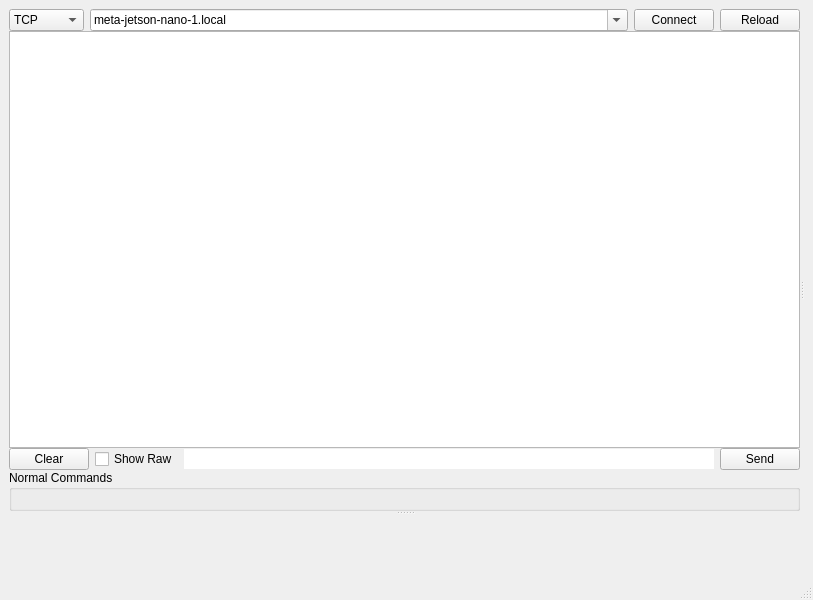
<?xml version="1.0" encoding="UTF-8"?>
<ui version="4.0">
 <class>MainWindow</class>
 <widget class="QMainWindow" name="MainWindow">
  <property name="geometry">
   <rect>
    <x>0</x>
    <y>0</y>
    <width>813</width>
    <height>600</height>
   </rect>
  </property>
  <property name="windowTitle">
   <string>MainWindow</string>
  </property>
  <widget class="QWidget" name="centralwidget">
   <layout class="QGridLayout" name="gridLayout">
    <item row="0" column="1">
     <widget class="QSplitter" name="h_splitter">
      <property name="orientation">
       <enum>Qt::Horizontal</enum>
      </property>
      <widget class="QWidget" name="left_container" native="true">
       <layout class="QGridLayout" name="gridLayout_2">
        <property name="leftMargin">
         <number>0</number>
        </property>
        <property name="topMargin">
         <number>0</number>
        </property>
        <property name="rightMargin">
         <number>0</number>
        </property>
        <property name="bottomMargin">
         <number>0</number>
        </property>
        <item row="0" column="0">
         <widget class="QSplitter" name="v_splitter">
          <property name="orientation">
           <enum>Qt::Vertical</enum>
          </property>
          <widget class="QWidget" name="terminal_container" native="true">
           <layout class="QVBoxLayout" name="verticalLayout_2">
            <property name="spacing">
             <number>0</number>
            </property>
            <property name="leftMargin">
             <number>0</number>
            </property>
            <property name="topMargin">
             <number>0</number>
            </property>
            <property name="rightMargin">
             <number>0</number>
            </property>
            <item>
             <widget class="QWidget" name="widget" native="true">
              <property name="sizePolicy">
               <sizepolicy hsizetype="Preferred" vsizetype="Minimum">
                <horstretch>0</horstretch>
                <verstretch>0</verstretch>
               </sizepolicy>
              </property>
              <layout class="QHBoxLayout" name="horizontalLayout_2">
               <property name="leftMargin">
                <number>0</number>
               </property>
               <property name="topMargin">
                <number>0</number>
               </property>
               <property name="rightMargin">
                <number>0</number>
               </property>
               <property name="bottomMargin">
                <number>0</number>
               </property>
               <item>
                <widget class="QComboBox" name="connection_type_combo">
                 <property name="sizePolicy">
                  <sizepolicy hsizetype="Maximum" vsizetype="Fixed">
                   <horstretch>0</horstretch>
                   <verstretch>0</verstretch>
                  </sizepolicy>
                 </property>
                 <property name="minimumSize">
                  <size>
                   <width>75</width>
                   <height>0</height>
                  </size>
                 </property>
                 <property name="currentText">
                  <string>TCP</string>
                 </property>
                 <item>
                  <property name="text">
                   <string>TCP</string>
                  </property>
                 </item>
                 <item>
                  <property name="text">
                   <string>Serial</string>
                  </property>
                 </item>
                </widget>
               </item>
               <item>
                <widget class="QComboBox" name="connection_addr_combo">
                 <property name="sizePolicy">
                  <sizepolicy hsizetype="Expanding" vsizetype="Fixed">
                   <horstretch>0</horstretch>
                   <verstretch>0</verstretch>
                  </sizepolicy>
                 </property>
                 <property name="minimumSize">
                  <size>
                   <width>250</width>
                   <height>0</height>
                  </size>
                 </property>
                 <property name="editable">
                  <bool>true</bool>
                 </property>
                 <property name="frame">
                  <bool>true</bool>
                 </property>
                 <item>
                  <property name="text">
                   <string>meta-jetson-nano-1.local</string>
                  </property>
                 </item>
                 <item>
                  <property name="text">
                   <string>meta-jetson-nano-2.local</string>
                  </property>
                 </item>
                 <item>
                  <property name="text">
                   <string>meta-jetson-nano-3.local</string>
                  </property>
                 </item>
                </widget>
               </item>
               <item>
                <widget class="QPushButton" name="connect_button">
                 <property name="sizePolicy">
                  <sizepolicy hsizetype="Maximum" vsizetype="Fixed">
                   <horstretch>0</horstretch>
                   <verstretch>0</verstretch>
                  </sizepolicy>
                 </property>
                 <property name="text">
                  <string>Connect</string>
                 </property>
                </widget>
               </item>
               <item>
                <widget class="QPushButton" name="reload_button">
                 <property name="sizePolicy">
                  <sizepolicy hsizetype="Maximum" vsizetype="Fixed">
                   <horstretch>0</horstretch>
                   <verstretch>0</verstretch>
                  </sizepolicy>
                 </property>
                 <property name="text">
                  <string>Reload</string>
                 </property>
                </widget>
               </item>
              </layout>
             </widget>
            </item>
            <item>
             <widget class="QTextEdit" name="terminal_edit"/>
            </item>
            <item>
             <widget class="QWidget" name="widget_2" native="true">
              <layout class="QHBoxLayout" name="horizontalLayout_3">
               <property name="leftMargin">
                <number>0</number>
               </property>
               <property name="topMargin">
                <number>0</number>
               </property>
               <property name="rightMargin">
                <number>0</number>
               </property>
               <property name="bottomMargin">
                <number>0</number>
               </property>
               <item>
                <widget class="QPushButton" name="clear_terminal_button">
                 <property name="sizePolicy">
                  <sizepolicy hsizetype="Maximum" vsizetype="Fixed">
                   <horstretch>0</horstretch>
                   <verstretch>0</verstretch>
                  </sizepolicy>
                 </property>
                 <property name="text">
                  <string>Clear</string>
                 </property>
                </widget>
               </item>
               <item>
                <widget class="QCheckBox" name="show_raw_check">
                 <property name="sizePolicy">
                  <sizepolicy hsizetype="Maximum" vsizetype="Fixed">
                   <horstretch>0</horstretch>
                   <verstretch>0</verstretch>
                  </sizepolicy>
                 </property>
                 <property name="text">
                  <string>Show Raw</string>
                 </property>
                </widget>
               </item>
               <item>
                <widget class="QLineEdit" name="command_edit">
                 <property name="frame">
                  <bool>false</bool>
                 </property>
                </widget>
               </item>
               <item>
                <widget class="QPushButton" name="send_command_button">
                 <property name="sizePolicy">
                  <sizepolicy hsizetype="Maximum" vsizetype="Fixed">
                   <horstretch>0</horstretch>
                   <verstretch>0</verstretch>
                  </sizepolicy>
                 </property>
                 <property name="text">
                  <string>Send</string>
                 </property>
                </widget>
               </item>
              </layout>
             </widget>
            </item>
            <item>
             <widget class="QGroupBox" name="normal_commands_group">
              <property name="title">
               <string>Normal Commands</string>
              </property>
              <layout class="QHBoxLayout" name="normal_commands_group_layout"/>
             </widget>
            </item>
           </layout>
          </widget>
          <widget class="QWidget" name="control_panel_container" native="true">
           <property name="sizePolicy">
            <sizepolicy hsizetype="Preferred" vsizetype="Expanding">
             <horstretch>0</horstretch>
             <verstretch>0</verstretch>
            </sizepolicy>
           </property>
          </widget>
         </widget>
        </item>
       </layout>
      </widget>
      <widget class="QWidget" name="right_container" native="true">
       <layout class="QVBoxLayout" name="verticalLayout">
        <property name="leftMargin">
         <number>0</number>
        </property>
        <property name="topMargin">
         <number>0</number>
        </property>
        <property name="rightMargin">
         <number>0</number>
        </property>
        <property name="bottomMargin">
         <number>0</number>
        </property>
        <item>
         <widget class="QWidget" name="general_control_container" native="true">
          <property name="sizePolicy">
           <sizepolicy hsizetype="Preferred" vsizetype="Maximum">
            <horstretch>0</horstretch>
            <verstretch>0</verstretch>
           </sizepolicy>
          </property>
          <layout class="QHBoxLayout" name="general_control_container_layout">
           <property name="leftMargin">
            <number>0</number>
           </property>
           <property name="topMargin">
            <number>0</number>
           </property>
           <property name="rightMargin">
            <number>0</number>
           </property>
           <property name="bottomMargin">
            <number>0</number>
           </property>
          </layout>
         </widget>
        </item>
        <item>
         <widget class="QWidget" name="graph_group_container" native="true"/>
        </item>
       </layout>
      </widget>
     </widget>
    </item>
   </layout>
  </widget>
  <widget class="QStatusBar" name="statusbar"/>
 </widget>
 <resources/>
 <connections/>
</ui>
